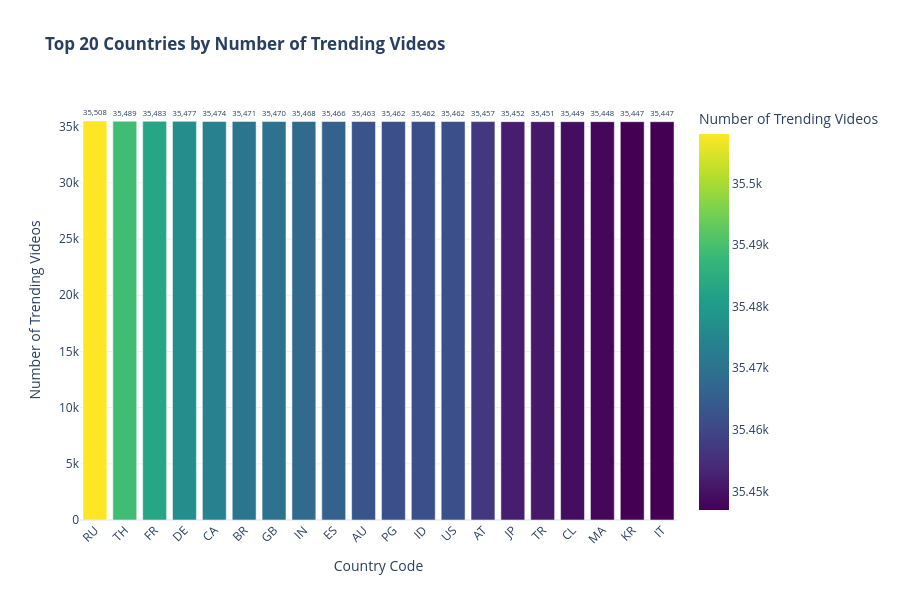
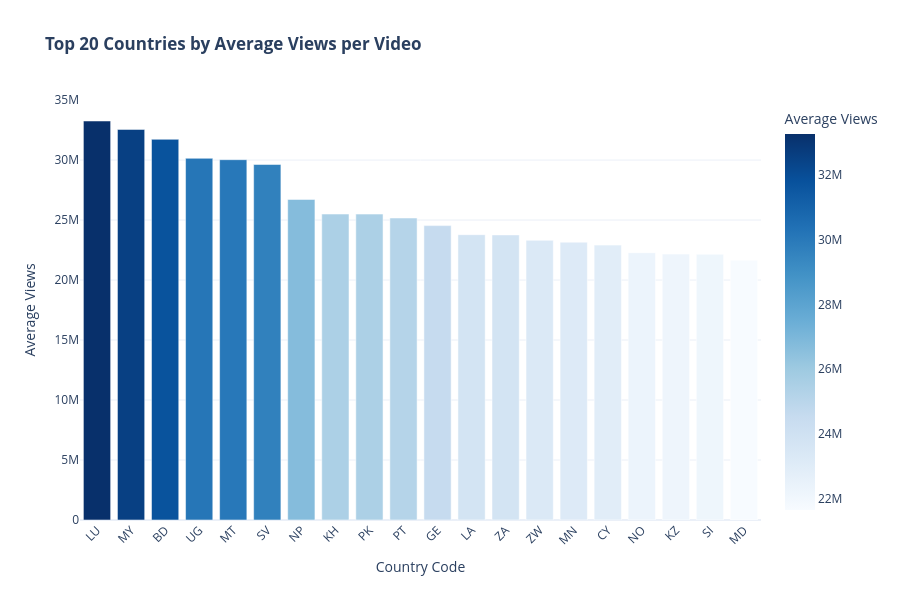
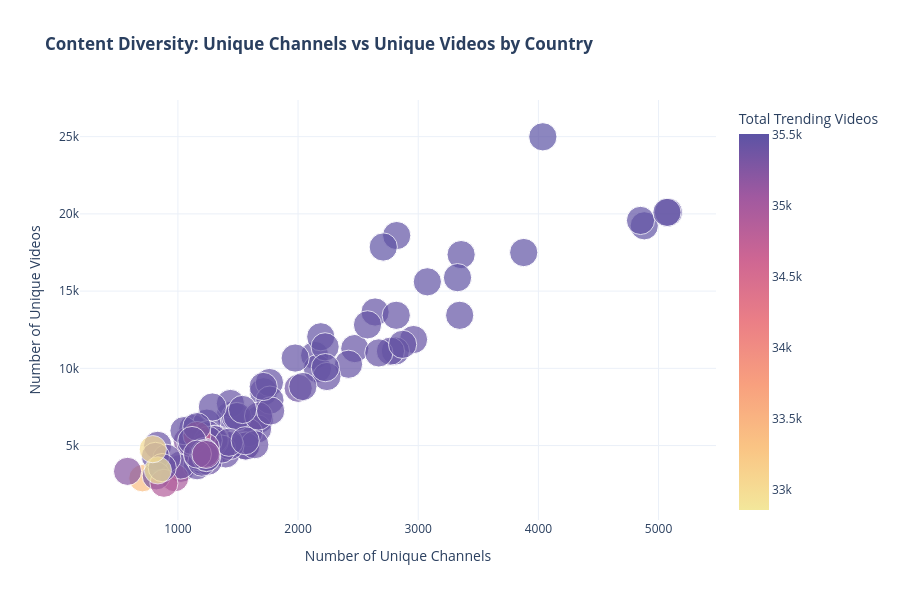

The code cell stored with these charts, in order, in its notebook:
### Code cell
# ============================================
# 15. VISUALIZATION PART 1: GEOGRAPHIC INSIGHTS
# ============================================

print("="*80)
print("🌍 GEOGRAPHIC VISUALIZATIONS")
print("="*80)

# Prepare data for geographic visualizations
country_stats = df.groupBy('country').agg(
    count('*').alias('total_videos'),
    avg('view_count').alias('avg_views'),
    avg('like_count').alias('avg_likes'),
    avg('comment_count').alias('avg_comments'),
    countDistinct('video_id').alias('unique_videos'),
    countDistinct('channel_id').alias('unique_channels')
).toPandas()

# Convert to numeric
country_stats['avg_views'] = pd.to_numeric(country_stats['avg_views'])
country_stats['avg_likes'] = pd.to_numeric(country_stats['avg_likes'])
country_stats['avg_comments'] = pd.to_numeric(country_stats['avg_comments'])

print(f"📊 Data prepared: {len(country_stats)} countries")

# === Chart 1: Top 20 Countries by Total Videos ===
top_20_countries = country_stats.nlargest(20, 'total_videos')

fig = px.bar(
    top_20_countries,
    x='country',
    y='total_videos',
    title='<b>Top 20 Countries by Number of Trending Videos</b>',
    labels={'country': 'Country Code', 'total_videos': 'Number of Trending Videos'},
    color='total_videos',
    color_continuous_scale='Viridis',
    text='total_videos'
)
fig.update_traces(texttemplate='%{text:,.0f}', textposition='outside')
fig.update_layout(
    height=600,
    showlegend=False,
    xaxis_tickangle=-45,
    font=dict(size=12)
)
fig.show()
print("✅ Chart 1: Top 20 Countries by Trending Videos")

# === Chart 2: Average Views by Country (Top 20) ===
top_20_views = country_stats.nlargest(20, 'avg_views')

fig2 = px.bar(
    top_20_views,
    x='country',
    y='avg_views',
    title='<b>Top 20 Countries by Average Views per Video</b>',
    labels={'country': 'Country Code', 'avg_views': 'Average Views'},
    color='avg_views',
    color_continuous_scale='Blues'
)
fig2.update_layout(
    height=600,
    showlegend=False,
    xaxis_tickangle=-45,
    font=dict(size=12)
)
fig2.show()
print("✅ Chart 2: Average Views by Country")

# === Chart 3: Content Diversity (Unique Videos vs Channels) ===
fig3 = px.scatter(
    country_stats,
    x='unique_channels',
    y='unique_videos',
    size='total_videos',
    hover_data=['country'],
    title='<b>Content Diversity: Unique Channels vs Unique Videos by Country</b>',
    labels={
        'unique_channels': 'Number of Unique Channels',
        'unique_videos': 'Number of Unique Videos',
        'total_videos': 'Total Trending Videos'
    },
    color='total_videos',
    color_continuous_scale='Sunset'
)
fig3.update_layout(height=600)
fig3.show()
print("✅ Chart 3: Content Diversity Analysis")

print("\n" + "="*80)

### Figure 1 — Plotly figure (JSON) as saved in the notebook; plotly's stock layout.template omitted (floating-point values rounded to 4 significant figures)
{"data": [{"hovertemplate": "Country Code=%{x}<br>Number of Trending Videos=%{marker.color}<extra></extra>", "legendgroup": "", "marker": {"color": [35508, 35489, 35483, 35477, 35474, 35471, 35470, 35468, 35466, 35463, 35462, 35462, 35462, 35457, 35452, 35451, 35449, 35448, 35447, 35447], "coloraxis": "coloraxis", "pattern": {"shape": ""}}, "name": "", "orientation": "v", "showlegend": false, "text": [35510.0, 35490.0, 35480.0, 35480.0, 35470.0, 35470.0, 35470.0, 35470.0, 35470.0, 35460.0, 35460.0, 35460.0, 35460.0, 35460.0, 35450.0, 35450.0, 35450.0, 35450.0, 35450.0, 35450.0], "textposition": "outside", "texttemplate": "%{text:,.0f}", "type": "bar", "x": ["RU", "TH", "FR", "DE", "CA", "BR", "GB", "IN", "ES", "AU", "PG", "ID", "US", "AT", "JP", "TR", "CL", "MA", "KR", "IT"], "xaxis": "x", "y": [35508, 35489, 35483, 35477, 35474, 35471, 35470, 35468, 35466, 35463, 35462, 35462, 35462, 35457, 35452, 35451, 35449, 35448, 35447, 35447], "yaxis": "y"}], "layout": {"barmode": "relative", "coloraxis": {"colorbar": {"title": {"text": "Number of Trending Videos"}}, "colorscale": [[0, "#440154"], [0.1111, "#482878"], [0.2222, "#3e4989"], [0.3333, "#31688e"], [0.4444, "#26828e"], [0.5556, "#1f9e89"], [0.6667, "#35b779"], [0.7778, "#6ece58"], [0.8889, "#b5de2b"], [1, "#fde725"]]}, "font": {"size": 12}, "height": 600, "legend": {"tracegroupgap": 0}, "showlegend": false, "title": {"text": "<b>Top 20 Countries by Number of Trending Videos</b>"}, "xaxis": {"anchor": "y", "domain": [0, 1], "tickangle": -45, "title": {"text": "Country Code"}}, "yaxis": {"anchor": "x", "domain": [0, 1], "title": {"text": "Number of Trending Videos"}}}}

### Figure 2 — Plotly figure (JSON) as saved in the notebook; plotly's stock layout.template omitted (floating-point values rounded to 4 significant figures)
{"data": [{"hovertemplate": "Country Code=%{x}<br>Average Views=%{marker.color}<extra></extra>", "legendgroup": "", "marker": {"color": [33260000.0, 32550000.0, 31730000.0, 30150000.0, 30030000.0, 29630000.0, 26720000.0, 25500000.0, 25500000.0, 25170000.0, 24540000.0, 23780000.0, 23760000.0, 23310000.0, 23160000.0, 22910000.0, 22280000.0, 22170000.0, 22150000.0, 21660000.0], "coloraxis": "coloraxis", "pattern": {"shape": ""}}, "name": "", "orientation": "v", "showlegend": false, "textposition": "auto", "type": "bar", "x": ["LU", "MY", "BD", "UG", "MT", "SV", "NP", "KH", "PK", "PT", "GE", "LA", "ZA", "ZW", "MN", "CY", "NO", "KZ", "SI", "MD"], "xaxis": "x", "y": [33260000.0, 32550000.0, 31730000.0, 30150000.0, 30030000.0, 29630000.0, 26720000.0, 25500000.0, 25500000.0, 25170000.0, 24540000.0, 23780000.0, 23760000.0, 23310000.0, 23160000.0, 22910000.0, 22280000.0, 22170000.0, 22150000.0, 21660000.0], "yaxis": "y"}], "layout": {"barmode": "relative", "coloraxis": {"colorbar": {"title": {"text": "Average Views"}}, "colorscale": [[0, "rgb(247,251,255)"], [0.125, "rgb(222,235,247)"], [0.25, "rgb(198,219,239)"], [0.375, "rgb(158,202,225)"], [0.5, "rgb(107,174,214)"], [0.625, "rgb(66,146,198)"], [0.75, "rgb(33,113,181)"], [0.875, "rgb(8,81,156)"], [1, "rgb(8,48,107)"]]}, "font": {"size": 12}, "height": 600, "legend": {"tracegroupgap": 0}, "showlegend": false, "title": {"text": "<b>Top 20 Countries by Average Views per Video</b>"}, "xaxis": {"anchor": "y", "domain": [0, 1], "tickangle": -45, "title": {"text": "Country Code"}}, "yaxis": {"anchor": "x", "domain": [0, 1], "title": {"text": "Average Views"}}}}

### Figure 3 — Plotly figure (JSON) as saved in the notebook; plotly's stock layout.template omitted (floating-point values rounded to 4 significant figures)
{"data": [{"customdata": [["DZ"], ["LT"], ["FI"], ["AZ"], ["UA"], ["RO"], ["NL"], ["LA"], ["MN"], ["PL"], ["AM"], ["MK"], ["MX"], ["EE"], ["AT"], ["IQ"], ["RU"], ["LI"], ["HR"], ["SV"], ["CZ"], ["NP"], ["PT"], ["PG"], ["GH"], ["HK"], ["TW"], ["BD"], ["PY"], ["LB"], ["CL"], ["LY"], ["ID"], ["PK"], ["AU"], ["SA"], ["CA"], ["YE"], ["GB"], ["MT"], ["BR"], ["KZ"], ["HN"], ["BY"], ["GT"], ["MD"], ["DE"], ["ES"], ["EC"], ["BH"], ["IL"], ["VE"], ["TR"], ["ME"], ["ZA"], ["CR"], ["KR"], ["TZ"], ["US"], ["RS"], ["AL"], ["MY"], ["IN"], ["JM"], ["AE"], ["FR"], ["CH"], ["TN"], ["GR"], ["PA"], ["BA"], ["JO"], ["SG"], ["IT"], ["SE"], ["PH"], ["BG"], ["GE"], ["SK"], ["PE"], ["LV"], ["QA"], ["DO"], ["TH"], ["EG"], ["JP"], ["ZW"], ["SN"], ["NZ"], ["OM"], ["LK"], ["HU"], ["KE"], ["SI"], ["CY"], ["UG"], ["IE"], ["KW"], ["MA"], ["BE"], ["KH"], ["NI"], ["BO"], ["NO"], ["CO"], ["UY"], ["NG"], ["AR"], ["PR"], ["LU"], ["VN"], ["IS"], ["DK"]], "hovertemplate": "Number of Unique Channels=%{x}<br>Number of Unique Videos=%{y}<br>Total Trending Videos=%{marker.color}<br>country=%{customdata[0]}<extra></extra>", "legendgroup": "", "marker": {"color": [35445, 35419, 35418, 35415, 35431, 35410, 35423, 35411, 35416, 35439, 35422, 35343, 35435, 34856, 35457, 35441, 35508, 35415, 35420, 35358, 35211, 35414, 35413, 35462, 35411, 35422, 35443, 34965, 35433, 35425, 35449, 35437, 35462, 35408, 35463, 35441, 35474, 35438, 35470, 33375, 35471, 35417, 35425, 35396, 35377, 35413, 35477, 35466, 35444, 35228, 35420, 35429, 35451, 35245, 35419, 35428, 35447, 35398, 35462, 35416, 35414, 35389, 35468, 35412, 35440, 35483, 35417, 35428, 35415, 35417, 35417, 35440, 35412, 35447, 35415, 35406, 35366, 35416, 35416, 35437, 35418, 35430, 35426, 35489, 35438, 35452, 35359, 35424, 35417, 35435, 35410, 35420, 35419, 35224, 34645, 34884, 35417, 35427, 35448, 35423, 35411, 35416, 35438, 35419, 35441, 35434, 35418, 35446, 35413, 32854, 35367, 32999, 35147], "coloraxis": "coloraxis", "size": [35445, 35419, 35418, 35415, 35431, 35410, 35423, 35411, 35416, 35439, 35422, 35343, 35435, 34856, 35457, 35441, 35508, 35415, 35420, 35358, 35211, 35414, 35413, 35462, 35411, 35422, 35443, 34965, 35433, 35425, 35449, 35437, 35462, 35408, 35463, 35441, 35474, 35438, 35470, 33375, 35471, 35417, 35425, 35396, 35377, 35413, 35477, 35466, 35444, 35228, 35420, 35429, 35451, 35245, 35419, 35428, 35447, 35398, 35462, 35416, 35414, 35389, 35468, 35412, 35440, 35483, 35417, 35428, 35415, 35417, 35417, 35440, 35412, 35447, 35415, 35406, 35366, 35416, 35416, 35437, 35418, 35430, 35426, 35489, 35438, 35452, 35359, 35424, 35417, 35435, 35410, 35420, 35419, 35224, 34645, 34884, 35417, 35427, 35448, 35423, 35411, 35416, 35438, 35419, 35441, 35434, 35418, 35446, 35413, 32854, 35367, 32999, 35147], "sizemode": "area", "sizeref": 88.77, "symbol": "circle"}, "mode": "markers", "name": "", "orientation": "v", "showlegend": false, "type": "scatter", "x": [2472, 1328, 1292, 1222, 1680, 1264, 1663, 1238, 1202, 1713, 1211, 1241, 2961, 1143, 2641, 1762, 4037, 1565, 1337, 1025, 1297, 1229, 1160, 5082, 1203, 1588, 2138, 974, 1435, 832, 2810, 1437, 2189, 1198, 3345, 2161, 4881, 1124, 4850, 705, 3357, 1307, 1480, 1022, 2001, 1297, 3878, 3076, 2420, 581, 1337, 2240, 1976, 1078, 1398, 1495, 2225, 908, 5070, 1302, 1346, 1252, 2821, 1169, 1766, 3327, 1564, 1241, 1288, 1228, 1247, 1287, 1640, 2578, 1433, 1671, 1307, 1302, 1301, 2769, 1244, 813, 1772, 2709, 1710, 2817, 820, 1108, 1199, 1051, 1364, 1252, 1424, 1229, 1159, 884, 1237, 1158, 2227, 1560, 1214, 1117, 2040, 1237, 2672, 1538, 1226, 2870, 870, 833, 1162, 791, 1234], "xaxis": "x", "y": [11279, 5114, 4751, 5183, 6715, 5180, 6077, 4492, 5132, 8484, 4955, 5335, 11863, 5208, 13646, 9081, 24989, 4976, 5258, 3525, 4929, 4618, 3692, 20102, 4047, 5843, 10837, 2910, 6948, 5013, 11121, 7724, 12043, 4789, 13432, 9978, 19227, 6098, 19576, 2886, 17362, 4542, 6869, 3738, 8707, 4582, 17497, 15601, 10263, 3329, 5242, 9469, 10665, 5276, 4459, 6879, 11391, 4172, 20095, 5432, 5332, 3992, 18594, 4287, 7942, 15870, 4969, 6453, 5088, 5601, 5704, 7495, 5058, 12816, 4997, 6911, 5415, 5251, 5385, 11111, 4793, 4296, 7242, 17855, 8825, 13433, 3037, 5193, 3925, 5965, 4774, 5337, 5214, 4900, 5660, 2554, 4267, 6223, 10045, 5313, 4595, 5325, 8822, 4220, 10998, 7337, 4495, 11552, 3572, 3393, 4446, 4767, 4425], "yaxis": "y"}], "layout": {"coloraxis": {"colorbar": {"title": {"text": "Total Trending Videos"}}, "colorscale": [[0, "rgb(243, 231, 155)"], [0.1667, "rgb(250, 196, 132)"], [0.3333, "rgb(248, 160, 126)"], [0.5, "rgb(235, 127, 134)"], [0.6667, "rgb(206, 102, 147)"], [0.8333, "rgb(160, 89, 160)"], [1, "rgb(92, 83, 165)"]]}, "height": 600, "legend": {"itemsizing": "constant", "tracegroupgap": 0}, "title": {"text": "<b>Content Diversity: Unique Channels vs Unique Videos by Country</b>"}, "xaxis": {"anchor": "y", "domain": [0, 1], "title": {"text": "Number of Unique Channels"}}, "yaxis": {"anchor": "x", "domain": [0, 1], "title": {"text": "Number of Unique Videos"}}}}
